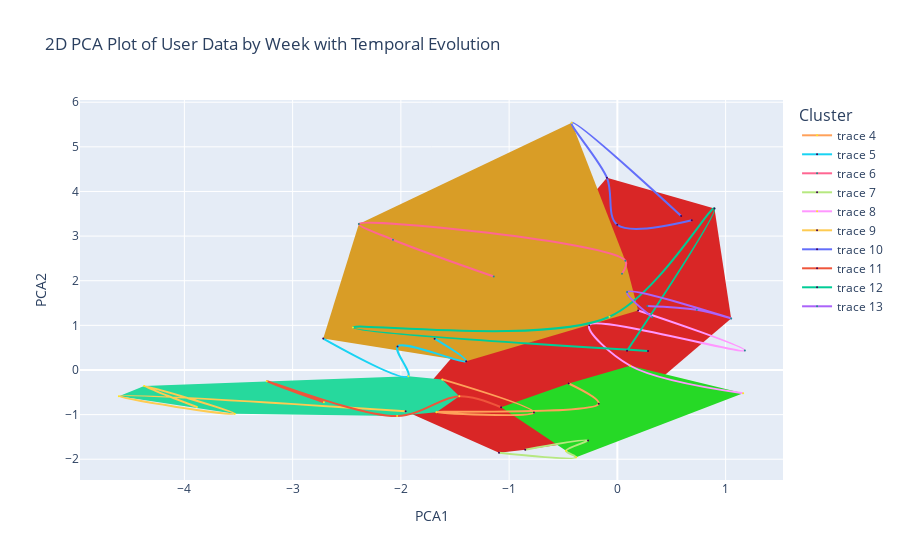

The notebook cell this image was saved under:
### Markdown cell above
### Algorithm for clusters background

### Code cell
# Select a subset of unique CloudId values (e.g., the first 10 unique CloudIds)
unique_cloud_ids = reduced_bio['CloudId'].unique()[:10]

# Initialize a new figure
fig = go.Figure()

# Collect all PCA points and their corresponding clusters
points = []
clusters = []
for cloud_id in unique_cloud_ids:
    user_data = reduced_bio[reduced_bio['CloudId'] == cloud_id]
    points.extend(user_data[['PCA1', 'PCA2']].values)
    clusters.extend(user_data['Cluster'].values)

points = np.array(points)
clusters = np.array(clusters)

# Compute the Convex Hull for each cluster
unique_clusters = np.unique(clusters)
for cluster in unique_clusters:
    cluster_points = points[clusters == cluster]
    if len(cluster_points) >= 3:  # ConvexHull requires at least 3 points
        hull = ConvexHull(cluster_points)
        hull_points = cluster_points[hull.vertices]
        fig.add_trace(go.Scatter(
            x=hull_points[:, 0],
            y=hull_points[:, 1],
            fill='toself',
            fillcolor=f'hsl({cluster * 40}, 70%, 50%)',
            line=dict(color='rgba(0,0,0,0)'),
            showlegend=False,
            hoverinfo='skip'
        ))

# Plot the user trajectories
for cloud_id in unique_cloud_ids:
    user_data = reduced_bio[reduced_bio['CloudId'] == cloud_id]
    fig.add_trace(go.Scatter(
        x=user_data['PCA1'],
        y=user_data['PCA2'],
        mode='lines+markers',
        line_shape='spline',
        text=user_data.apply(lambda row: '<br>'.join([f'{col}: {row[col]}' for col in ['Cluster']]), axis=1),
        marker=dict(size=2, color=user_data['Cluster'], colorscale='Viridis'),  # Set marker size to 6
        line=dict(shape='spline'),
    ))

fig.update_layout(
    title='2D PCA Plot of User Data by Week with Temporal Evolution',
    xaxis_title='PCA1',
    yaxis_title='PCA2',
    showlegend=True
)

# Add a legend to the plot
fig.update_layout(
    legend_title_text='Cluster',
    legend_title_font_size=16,
    legend_font_size=12
)

fig.show()

### Figure 1 — Plotly figure (JSON) as saved in the notebook; plotly's stock layout.template omitted (floating-point values rounded to 4 significant figures)
{"data": [{"fill": "toself", "fillcolor": "hsl(0, 70%, 50%)", "hoverinfo": "skip", "line": {"color": "rgba(0,0,0,0)"}, "showlegend": false, "type": "scatter", "x": [-0.09606, -1.956, -1.093, -0.8512, -0.2706, 1.051, 0.8969], "y": [4.307, -0.9232, -1.854, -1.786, -1.578, 1.155, 3.621]}, {"fill": "toself", "fillcolor": "hsl(40, 70%, 50%)", "hoverinfo": "skip", "line": {"color": "rgba(0,0,0,0)"}, "showlegend": false, "type": "scatter", "x": [-2.388, -2.717, -1.397, -0.2596, 0.1921, 0.0733, -0.4213], "y": [3.274, 0.7036, 0.1971, 1.005, 1.334, 2.45, 5.54]}, {"fill": "toself", "fillcolor": "hsl(120, 70%, 50%)", "hoverinfo": "skip", "line": {"color": "rgba(0,0,0,0)"}, "showlegend": false, "type": "scatter", "x": [-0.381, 1.162, 0.1188, -0.4491, -1.074, -0.4741], "y": [-1.956, -0.5229, 0.09475, -0.3031, -0.8354, -1.809]}, {"fill": "toself", "fillcolor": "hsl(160, 70%, 50%)", "hoverinfo": "skip", "line": {"color": "rgba(0,0,0,0)"}, "showlegend": false, "type": "scatter", "x": [-4.605, -3.535, -2.035, -1.671, -1.46, -1.618, -1.931, -3.239, -4.371], "y": [-0.5879, -0.9828, -1.034, -0.9457, -0.5877, -0.2113, -0.142, -0.2542, -0.3605]}, {"line": {"shape": "spline"}, "marker": {"color": [4, 3, 4, 3, 3], "colorscale": [[0, "#440154"], [0.1111, "#482878"], [0.2222, "#3e4989"], [0.3333, "#31688e"], [0.4444, "#26828e"], [0.5556, "#1f9e89"], [0.6667, "#35b779"], [0.7778, "#6ece58"], [0.8889, "#b5de2b"], [1, "#fde725"]], "size": 2}, "mode": "lines+markers", "text": ["Cluster: 4", "Cluster: 3", "Cluster: 4", "Cluster: 3", "Cluster: 3"], "type": "scatter", "x": [-1.618, -0.7704, -1.671, -0.1718, -0.4491], "y": [-0.2113, -0.9531, -0.9457, -0.7545, -0.3031]}, {"line": {"shape": "spline"}, "marker": {"color": [1, 1, 1, 4, 1], "colorscale": [[0, "#440154"], [0.1111, "#482878"], [0.2222, "#3e4989"], [0.3333, "#31688e"], [0.4444, "#26828e"], [0.5556, "#1f9e89"], [0.6667, "#35b779"], [0.7778, "#6ece58"], [0.8889, "#b5de2b"], [1, "#fde725"]], "size": 2}, "mode": "lines+markers", "text": ["Cluster: 1", "Cluster: 1", "Cluster: 1", "Cluster: 4", "Cluster: 1"], "type": "scatter", "x": [-1.688, -1.397, -2.03, -1.931, -2.717], "y": [0.7004, 0.1971, 0.5286, -0.142, 0.7036]}, {"line": {"shape": "spline"}, "marker": {"color": [1, 1, 1, 1, 1], "colorscale": [[0, "#440154"], [0.1111, "#482878"], [0.2222, "#3e4989"], [0.3333, "#31688e"], [0.4444, "#26828e"], [0.5556, "#1f9e89"], [0.6667, "#35b779"], [0.7778, "#6ece58"], [0.8889, "#b5de2b"], [1, "#fde725"]], "size": 2}, "mode": "lines+markers", "text": ["Cluster: 1", "Cluster: 1", "Cluster: 1", "Cluster: 1", "Cluster: 1"], "type": "scatter", "x": [-1.142, -2.073, -2.388, 0.0733, 0.04283], "y": [2.094, 2.919, 3.274, 2.45, 2.155]}, {"line": {"shape": "spline"}, "marker": {"color": [0, 3, 3, 0, 0], "colorscale": [[0, "#440154"], [0.1111, "#482878"], [0.2222, "#3e4989"], [0.3333, "#31688e"], [0.4444, "#26828e"], [0.5556, "#1f9e89"], [0.6667, "#35b779"], [0.7778, "#6ece58"], [0.8889, "#b5de2b"], [1, "#fde725"]], "size": 2}, "mode": "lines+markers", "text": ["Cluster: 0", "Cluster: 3", "Cluster: 3", "Cluster: 0", "Cluster: 0"], "type": "scatter", "x": [-1.093, -0.381, -0.4741, -0.2706, -0.8512], "y": [-1.854, -1.956, -1.809, -1.578, -1.786]}, {"line": {"shape": "spline"}, "marker": {"color": [3, 3, 1, 2, 1], "colorscale": [[0, "#440154"], [0.1111, "#482878"], [0.2222, "#3e4989"], [0.3333, "#31688e"], [0.4444, "#26828e"], [0.5556, "#1f9e89"], [0.6667, "#35b779"], [0.7778, "#6ece58"], [0.8889, "#b5de2b"], [1, "#fde725"]], "size": 2}, "mode": "lines+markers", "text": ["Cluster: 3", "Cluster: 3", "Cluster: 1", "Cluster: 2", "Cluster: 1"], "type": "scatter", "x": [1.162, 0.1188, -0.2596, 1.178, 0.1921], "y": [-0.5229, 0.09475, 1.005, 0.4367, 1.334]}, {"line": {"shape": "spline"}, "marker": {"color": [0, 4, 4, 4, 4], "colorscale": [[0, "#440154"], [0.1111, "#482878"], [0.2222, "#3e4989"], [0.3333, "#31688e"], [0.4444, "#26828e"], [0.5556, "#1f9e89"], [0.6667, "#35b779"], [0.7778, "#6ece58"], [0.8889, "#b5de2b"], [1, "#fde725"]], "size": 2}, "mode": "lines+markers", "text": ["Cluster: 0", "Cluster: 4", "Cluster: 4", "Cluster: 4", "Cluster: 4"], "type": "scatter", "x": [-1.956, -4.605, -3.535, -4.371, -3.884], "y": [-0.9232, -0.5879, -0.9828, -0.3605, -0.8303]}, {"line": {"shape": "spline"}, "marker": {"color": [0, 0, 0, 1, 0], "colorscale": [[0, "#440154"], [0.1111, "#482878"], [0.2222, "#3e4989"], [0.3333, "#31688e"], [0.4444, "#26828e"], [0.5556, "#1f9e89"], [0.6667, "#35b779"], [0.7778, "#6ece58"], [0.8889, "#b5de2b"], [1, "#fde725"]], "size": 2}, "mode": "lines+markers", "text": ["Cluster: 0", "Cluster: 0", "Cluster: 0", "Cluster: 1", "Cluster: 0"], "type": "scatter", "x": [0.6872, -0.0007782, -0.09606, -0.4213, 0.5891], "y": [3.357, 3.254, 4.307, 5.54, 3.452]}, {"line": {"shape": "spline"}, "marker": {"color": [3, 4, 4, 4, 4], "colorscale": [[0, "#440154"], [0.1111, "#482878"], [0.2222, "#3e4989"], [0.3333, "#31688e"], [0.4444, "#26828e"], [0.5556, "#1f9e89"], [0.6667, "#35b779"], [0.7778, "#6ece58"], [0.8889, "#b5de2b"], [1, "#fde725"]], "size": 2}, "mode": "lines+markers", "text": ["Cluster: 3", "Cluster: 4", "Cluster: 4", "Cluster: 4", "Cluster: 4"], "type": "scatter", "x": [-1.074, -1.46, -2.035, -3.239, -2.711], "y": [-0.8354, -0.5877, -1.034, -0.2542, -0.7231]}, {"line": {"shape": "spline"}, "marker": {"color": [0, 0, 1, 1, 0], "colorscale": [[0, "#440154"], [0.1111, "#482878"], [0.2222, "#3e4989"], [0.3333, "#31688e"], [0.4444, "#26828e"], [0.5556, "#1f9e89"], [0.6667, "#35b779"], [0.7778, "#6ece58"], [0.8889, "#b5de2b"], [1, "#fde725"]], "size": 2}, "mode": "lines+markers", "text": ["Cluster: 0", "Cluster: 0", "Cluster: 1", "Cluster: 1", "Cluster: 0"], "type": "scatter", "x": [0.08954, 0.8969, -0.07261, -2.443, 0.2828], "y": [0.4297, 3.621, 1.193, 0.9524, 0.4276]}, {"line": {"shape": "spline"}, "marker": {"color": [0, 0, 0, 0, 0], "colorscale": [[0, "#440154"], [0.1111, "#482878"], [0.2222, "#3e4989"], [0.3333, "#31688e"], [0.4444, "#26828e"], [0.5556, "#1f9e89"], [0.6667, "#35b779"], [0.7778, "#6ece58"], [0.8889, "#b5de2b"], [1, "#fde725"]], "size": 2}, "mode": "lines+markers", "text": ["Cluster: 0", "Cluster: 0", "Cluster: 0", "Cluster: 0", "Cluster: 0"], "type": "scatter", "x": [0.3222, 0.08943, 1.051, 0.734, 0.2776], "y": [1.182, 1.746, 1.155, 1.349, 1.436]}], "layout": {"legend": {"font": {"size": 12}, "title": {"font": {"size": 16}, "text": "Cluster"}}, "showlegend": true, "title": {"text": "2D PCA Plot of User Data by Week with Temporal Evolution"}, "xaxis": {"title": {"text": "PCA1"}}, "yaxis": {"title": {"text": "PCA2"}}}}
